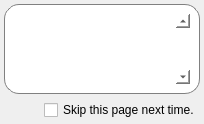
       <widget class="QWidget" name="welcomePage">
        <layout class="QVBoxLayout" name="verticalLayout">
         <property name="leftMargin">
          <number>4</number>
         </property>
         <property name="topMargin">
          <number>4</number>
         </property>
         <property name="rightMargin">
          <number>4</number>
         </property>
         <property name="bottomMargin">
          <number>4</number>
         </property>
         <item>
          <widget class="QFrame" name="frame_4">
           <property name="styleSheet">
            <string notr="true">background: white;
border: 1px solid gray;
border-radius: 15px;</string>
           </property>
           <property name="frameShape">
            <enum>QFrame::StyledPanel</enum>
           </property>
           <property name="frameShadow">
            <enum>QFrame::Raised</enum>
           </property>
           <layout class="QVBoxLayout" name="verticalLayout_15">
            <item>
             <widget class="QTextBrowser" name="textBrowser">
              <property name="styleSheet">
               <string notr="true">border: 0px;
border-radius: 0px;</string>
              </property>
              <property name="frameShape">
               <enum>QFrame::NoFrame</enum>
              </property>
              <property name="lineWidth">
               <number>0</number>
              </property>
              <property name="verticalScrollBarPolicy">
               <enum>Qt::ScrollBarAlwaysOn</enum>
              </property>
              <property name="sizeAdjustPolicy">
               <enum>QAbstractScrollArea::AdjustToContents</enum>
              </property>
              <property name="autoFormatting">
               <set>QTextEdit::AutoAll</set>
              </property>
              <property name="lineWrapMode">
               <enum>QTextEdit::WidgetWidth</enum>
              </property>
              <property name="lineWrapColumnOrWidth">
               <number>1</number>
              </property>
              <property name="html">
               <string notr="true">&lt;!DOCTYPE HTML PUBLIC &quot;-//W3C//DTD HTML 4.0//EN&quot; &quot;http://www.w3.org/TR/REC-html40/strict.dtd&quot;&gt;
&lt;html&gt;&lt;head&gt;&lt;meta name=&quot;qrichtext&quot; content=&quot;1&quot; /&gt;&lt;meta charset=&quot;utf-8&quot; /&gt;&lt;style type=&quot;text/css&quot;&gt;
p, li { white-space: pre-wrap; }
&lt;/style&gt;&lt;/head&gt;&lt;body style=&quot; font-family:'Segoe UI'; font-size:11.25pt; font-weight:400; font-style:normal;&quot;&gt;
&lt;p style=&quot;-qt-paragraph-type:empty; margin-top:0px; margin-bottom:0px; margin-left:0px; margin-right:0px; -qt-block-indent:0; text-indent:0px; font-family:'.Lucida Grande UI'; font-size:13pt;&quot;&gt;&lt;br /&gt;&lt;/p&gt;&lt;/body&gt;&lt;/html&gt;</string>
              </property>
              <property name="placeholderText">
               <string notr="true"/>
              </property>
              <property name="openExternalLinks">
               <bool>true</bool>
              </property>
              <property name="openLinks">
               <bool>false</bool>
              </property>
             </widget>
            </item>
           </layout>
          </widget>
         </item>
         <item>
          <layout class="QHBoxLayout" name="horizontalLayout_2">
           <item>
            <spacer name="horizontalSpacer_2">
             <property name="orientation">
              <enum>Qt::Horizontal</enum>
             </property>
             <property name="sizeHint" stdset="0">
              <size>
               <width>40</width>
               <height>20</height>
              </size>
             </property>
            </spacer>
           </item>
           <item>
            <widget class="QCheckBox" name="skipWelcomeCheckbox">
             <property name="text">
              <string>Skip this page next time.</string>
             </property>
            </widget>
           </item>
          </layout>
         </item>
        </layout>
       </widget>
